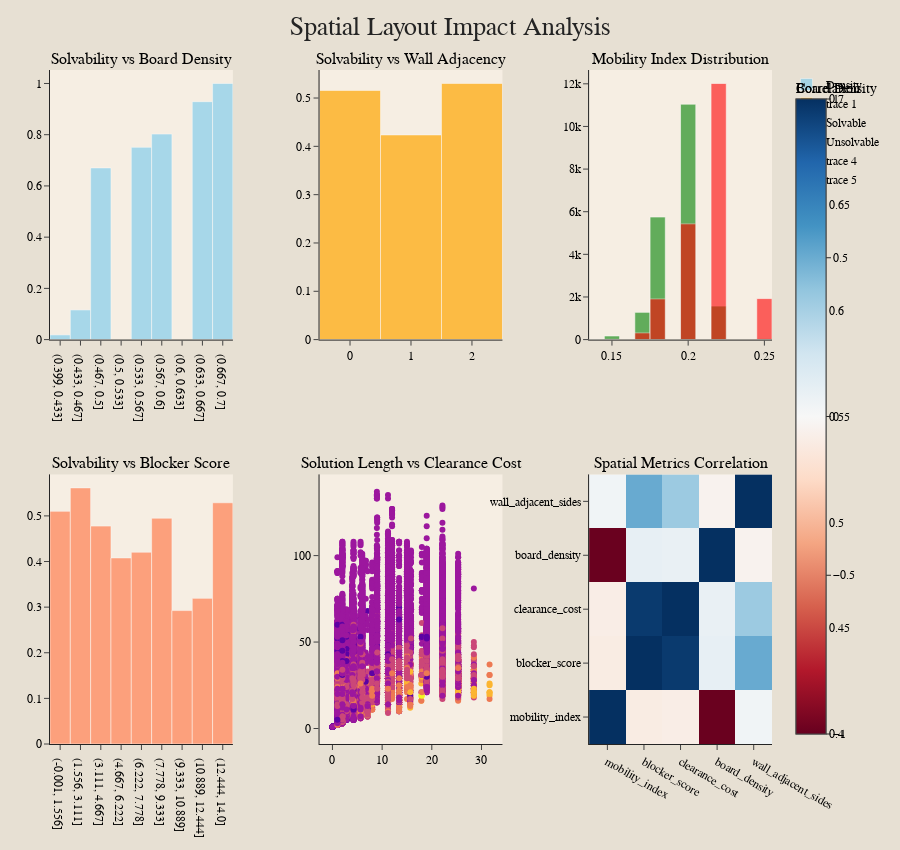

Write notebook code for a chart like this one.
### Code cell
fig = make_subplots(
        rows=2, cols=3,
        subplot_titles=(
            "Solvability vs Board Density",
            "Solvability vs Wall Adjacency",
            "Mobility Index Distribution",
            "Solvability vs Blocker Score",
            "Solution Length vs Clearance Cost",
            "Spatial Metrics Correlation"
        ),
        horizontal_spacing=0.12,
        vertical_spacing=0.2
    )

# 1. Density analysis
density_bins = np.linspace(df['board_density'].min(), df['board_density'].max(), 10)
df['density_category'] = pd.cut(df['board_density'], bins=density_bins, include_lowest=True)
density_stats = df.groupby('density_category')['is_solvable'].mean()

fig.add_trace(
        go.Bar(
            x=[str(x) for x in density_stats.index],
            y=density_stats.values,
            marker_color="skyblue",
            opacity=0.7,
            name="Density"
        ),
        row=1, col=1
    )

# 2. Wall adjacency
wall_stats = df.groupby('wall_adjacent_sides')['is_solvable'].mean()
fig.add_trace(
        go.Bar(
            x=wall_stats.index.astype(str),
            y=wall_stats.values,
            marker_color="orange",
            opacity=0.7
        ),
        row=1, col=2
    )

# 3. Mobility index distribution
fig.add_trace(
        go.Histogram(
            x=df[df['is_solvable']]['mobility_index'],
            name="Solvable",
            marker_color="green",
            opacity=0.6
        ),
        row=1, col=3
    )
fig.add_trace(
        go.Histogram(
            x=df[~df['is_solvable']]['mobility_index'],
            name="Unsolvable",
            marker_color="red",
            opacity=0.6
        ),
        row=1, col=3
    )

# 4. Blocker score
blocker_bins = np.linspace(0, df['blocker_score'].quantile(0.95), 10)
df['blocker_category'] = pd.cut(df['blocker_score'], bins=blocker_bins, include_lowest=True)
blocker_stats = df.groupby('blocker_category')['is_solvable'].mean()

fig.add_trace(
        go.Bar(
            x=[str(x) for x in blocker_stats.index],
            y=blocker_stats.values,
            marker_color="coral",
            opacity=0.7
        ),
        row=2, col=1
    )

    # 5. Clearance cost vs solution length
solvable_df = df[df['is_solvable']]
fig.add_trace(
        go.Scatter(
            x=solvable_df['clearance_cost'],
            y=solvable_df['solution_length'],
            mode='markers',
            marker=dict(
                size=6,
                color=solvable_df['board_density'],
                colorscale='Plasma',
                showscale=True,
                colorbar=dict(title="Board Density")
            )
        ),
        row=2, col=2
    )

# 6. Correlation heatmap
spatial_features = ['mobility_index', 'blocker_score', 'clearance_cost',
                        'board_density', 'wall_adjacent_sides']
corr_data = df[spatial_features].corr()

fig.add_trace(
        go.Heatmap(
            z=corr_data.values,
            x=corr_data.columns,
            y=corr_data.index,
            colorscale="RdBu",
            zmin=-1, zmax=1,
            colorbar_title="Correlation"
        ),
        row=2, col=3
    )

# Layout styling
fig.update_layout(
        title={
            'text': "Spatial Layout Impact Analysis",
            'x': 0.5,
            'xanchor': 'center',
            'font': dict(family="Courier New", size=26, color="#242424")
        },
        font=dict(family="Courier New", size=12, color="black"),
        plot_bgcolor='#F6EEE3',
        paper_bgcolor='#E7E0D3',
        height=850,
        margin=dict(t=70, b=50, l=50, r=50),
        barmode='overlay',
        legend=dict(font=dict(family="Courier New", size=12, color="black"))
    )

fig.show()

### Figure 1 — Plotly figure (JSON) as saved in the notebook; plotly's stock layout.template omitted (floating-point values rounded to 4 significant figures; data arrays with more than 128 entries replaced by an {"elided": "..."} marker saying what was removed)
{"data": [{"marker": {"color": "skyblue"}, "name": "Density", "opacity": 0.7, "type": "bar", "x": ["(0.399, 0.433]", "(0.433, 0.467]", "(0.467, 0.5]", "(0.5, 0.533]", "(0.533, 0.567]", "(0.567, 0.6]", "(0.6, 0.633]", "(0.633, 0.667]", "(0.667, 0.7]"], "xaxis": "x", "y": [0.01837, 0.1158, 0.6704, NaN, 0.7508, 0.8025, NaN, 0.929, 1.0], "yaxis": "y"}, {"marker": {"color": "orange"}, "opacity": 0.7, "type": "bar", "x": ["0", "1", "2"], "xaxis": "x2", "y": [0.5156, 0.4236, 0.5301], "yaxis": "y2"}, {"marker": {"color": "green"}, "name": "Solvable", "opacity": 0.6, "type": "histogram", "x": {"elided": "19866 float values"}, "xaxis": "x3", "yaxis": "y3"}, {"marker": {"color": "red"}, "name": "Unsolvable", "opacity": 0.6, "type": "histogram", "x": {"elided": "21608 float values"}, "xaxis": "x3", "yaxis": "y3"}, {"marker": {"color": "coral"}, "opacity": 0.7, "type": "bar", "x": ["(-0.001, 1.556]", "(1.556, 3.111]", "(3.111, 4.667]", "(4.667, 6.222]", "(6.222, 7.778]", "(7.778, 9.333]", "(9.333, 10.889]", "(10.889, 12.444]", "(12.444, 14.0]"], "xaxis": "x4", "y": [0.51, 0.5614, 0.4776, 0.4079, 0.4203, 0.495, 0.2924, 0.3192, 0.5288], "yaxis": "y4"}, {"marker": {"color": {"elided": "19866 float values"}, "colorbar": {"title": {"text": "Board Density"}}, "colorscale": [[0, "#0d0887"], [0.1111, "#46039f"], [0.2222, "#7201a8"], [0.3333, "#9c179e"], [0.4444, "#bd3786"], [0.5556, "#d8576b"], [0.6667, "#ed7953"], [0.7778, "#fb9f3a"], [0.8889, "#fdca26"], [1, "#f0f921"]], "showscale": true, "size": 6}, "mode": "markers", "type": "scatter", "x": {"elided": "19866 float values"}, "xaxis": "x5", "y": {"elided": "19866 int values"}, "yaxis": "y5"}, {"colorbar": {"title": {"text": "Correlation"}}, "colorscale": [[0, "rgb(103,0,31)"], [0.1, "rgb(178,24,43)"], [0.2, "rgb(214,96,77)"], [0.3, "rgb(244,165,130)"], [0.4, "rgb(253,219,199)"], [0.5, "rgb(247,247,247)"], [0.6, "rgb(209,229,240)"], [0.7, "rgb(146,197,222)"], [0.8, "rgb(67,147,195)"], [0.9, "rgb(33,102,172)"], [1, "rgb(5,48,97)"]], "type": "heatmap", "x": ["mobility_index", "blocker_score", "clearance_cost", "board_density", "wall_adjacent_sides"], "xaxis": "x6", "y": ["mobility_index", "blocker_score", "clearance_cost", "board_density", "wall_adjacent_sides"], "yaxis": "y6", "z": [[1.0, -0.08149, -0.0707, -0.9918, 0.03747], [-0.08149, 1.0, 0.9646, 0.08353, 0.5066], [-0.0707, 0.9646, 1.0, 0.07243, 0.3669], [-0.9918, 0.08353, 0.07243, 1.0, -0.03697], [0.03747, 0.5066, 0.3669, -0.03697, 1.0]], "zmax": 1, "zmin": -1}], "layout": {"annotations": [{"font": {"size": 16}, "showarrow": false, "text": "Solvability vs Board Density", "x": 0.1267, "xanchor": "center", "xref": "paper", "y": 1, "yanchor": "bottom", "yref": "paper"}, {"font": {"size": 16}, "showarrow": false, "text": "Solvability vs Wall Adjacency", "x": 0.5, "xanchor": "center", "xref": "paper", "y": 1, "yanchor": "bottom", "yref": "paper"}, {"font": {"size": 16}, "showarrow": false, "text": "Mobility Index Distribution", "x": 0.8733, "xanchor": "center", "xref": "paper", "y": 1, "yanchor": "bottom", "yref": "paper"}, {"font": {"size": 16}, "showarrow": false, "text": "Solvability vs Blocker Score", "x": 0.1267, "xanchor": "center", "xref": "paper", "y": 0.4, "yanchor": "bottom", "yref": "paper"}, {"font": {"size": 16}, "showarrow": false, "text": "Solution Length vs Clearance Cost", "x": 0.5, "xanchor": "center", "xref": "paper", "y": 0.4, "yanchor": "bottom", "yref": "paper"}, {"font": {"size": 16}, "showarrow": false, "text": "Spatial Metrics Correlation", "x": 0.8733, "xanchor": "center", "xref": "paper", "y": 0.4, "yanchor": "bottom", "yref": "paper"}], "barmode": "overlay", "font": {"color": "black", "family": "Courier New", "size": 12}, "height": 850, "legend": {"font": {"color": "black", "family": "Courier New", "size": 12}}, "margin": {"b": 50, "l": 50, "r": 50, "t": 70}, "paper_bgcolor": "#E7E0D3", "plot_bgcolor": "#F6EEE3", "title": {"font": {"color": "#242424", "family": "Courier New", "size": 26}, "text": "Spatial Layout Impact Analysis", "x": 0.5, "xanchor": "center"}, "xaxis": {"anchor": "y", "domain": [0, 0.2533]}, "xaxis2": {"anchor": "y2", "domain": [0.3733, 0.6267]}, "xaxis3": {"anchor": "y3", "domain": [0.7467, 1]}, "xaxis4": {"anchor": "y4", "domain": [0, 0.2533]}, "xaxis5": {"anchor": "y5", "domain": [0.3733, 0.6267]}, "xaxis6": {"anchor": "y6", "domain": [0.7467, 1]}, "yaxis": {"anchor": "x", "domain": [0.6, 1]}, "yaxis2": {"anchor": "x2", "domain": [0.6, 1]}, "yaxis3": {"anchor": "x3", "domain": [0.6, 1]}, "yaxis4": {"anchor": "x4", "domain": [0, 0.4]}, "yaxis5": {"anchor": "x5", "domain": [0, 0.4]}, "yaxis6": {"anchor": "x6", "domain": [0, 0.4]}}}
